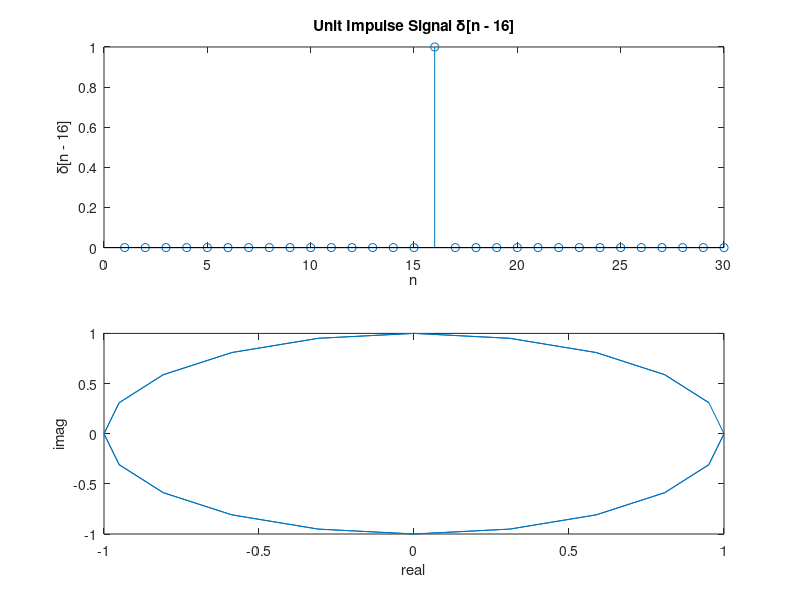
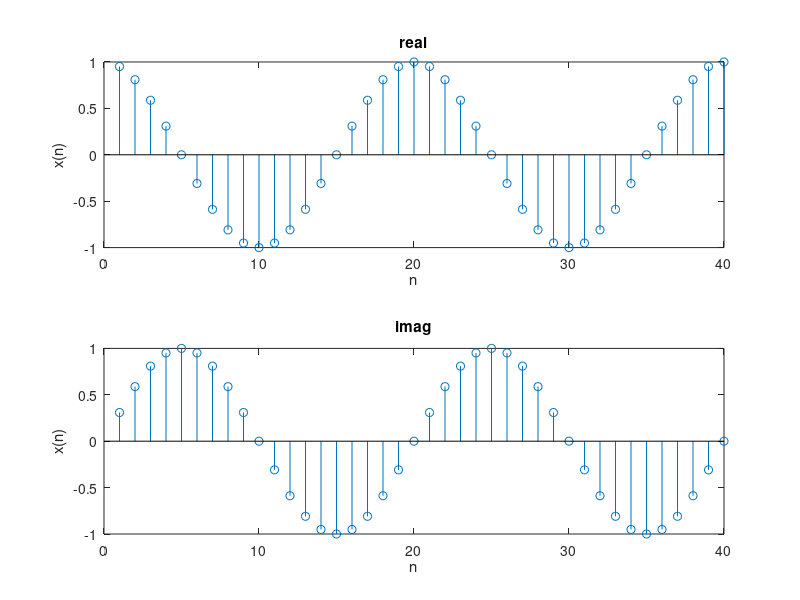
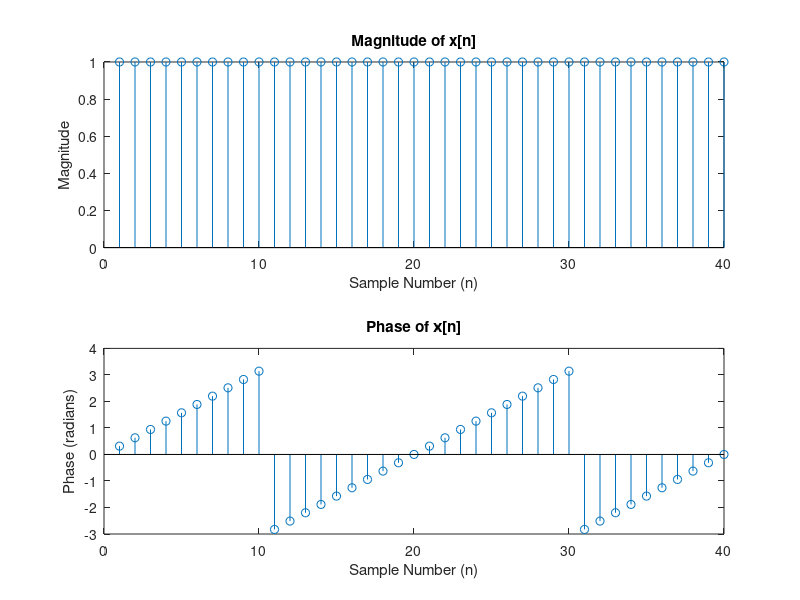

These charts were generated, in order, by the following MATLAB code: (Note: this script raises an error after producing the figures.)
clc, clear, close all
% q1
%t = linspace(0,0.5,50);
t = 0:1/100:0.5;
%t_cont = linspace(0,0.5,1000);
t_cont = 0:1/1000:0.5;
A = 5;
f = [10,25,40,60,40,60];
phi = [0,0,0,0,pi/2,pi/2];
x = zeros(length(f),51);
x_cont = zeros(length(f),length(t_cont));
for i=1:length(f)
    x(i,:) = A*cos(2.*pi.*f(i).*t+ phi(i));
    
    figure(1)
    subplot(2, 3, i);
    stem(t, x(i, :));
    xlabel("n");
    ylabel("x(n)");
    title(sprintf("figure A - A=5 - f=%d - phase=%.2f", f(i), phi(i)));
    
    figure(2)
    subplot(2, 3, i);
    plot(t, x(i, :));
    xlabel("n");
    ylabel("x(n)");
    title(sprintf("figure A - A=5 - f=%d - phase=%.2f", f(i), phi(i)));


    x_cont(i,:) = A*cos(2.*pi.*f(i).*t_cont+ phi(i));
    
    figure(3)
    subplot(2, 3, i);
    plot(t_cont, x_cont(i, :));
    xlabel("n");
    ylabel("x(n)");
    title(sprintf("figure A - A=5 - f=%d - phase=%.2f", f(i), phi(i)));
end

%% q2
clc, clear, close all
% Define the range of samples
n = 1:30;

%a
% Create the unit impulse signal δ[n - 16]
impulse_signal_16 = zeros(size(n)); % Initialize with zeros
impulse_signal_16(n == 16) = 1;     % Set the value to 1 at n = 16

% Create the unit step signal u[n - 12]
step_signal_12 = zeros(size(n)); % Initialize with zeros
step_signal_12(n >= 12) = 1;     % Set the value to 1 for n >= 12

%b
% Create the unit impulse signal u[n - 14]
step_signal_14 = zeros(size(n)); % Initialize with zeros
step_signal_14(n >= 14) = 1;     % Set the value to 1 at n = 14

% Create the unit impulse signal u[n - 15]
step_signal_15 = zeros(size(n)); % Initialize with zeros
step_signal_15(n >= 15) = 1;     % Set the value to 1 at n = 15

% difference sig
new_impulse_x1 = step_signal_14 - step_signal_15;

%c

% Create the unit impulse signal u[n - 9]
step_signal_9 = zeros(size(n)); % Initialize with zeros
step_signal_9(n >= 9) = 1;     % Set the value to 1 at n = 9

% Create the unit impulse signal u[n - 16]
step_signal_16 = zeros(size(n)); % Initialize with zeros
step_signal_16(n >= 16) = 1;     % Set the value to 1 at n = 16

% difference sig
new_impulse_x2 = step_signal_9 - step_signal_16;
x2_width = sum(new_impulse_x2);


% Plot both signals using stem()
figure(1)
subplot(2, 1, 1);
stem(n, impulse_signal_16);
xlabel('n');
ylabel('δ[n - 16]');
title('Unit Impulse Signal δ[n - 16]');

subplot(2, 1, 2);
stem(n, step_signal_12);
xlabel('n');
ylabel('u[n - 12]');
title('Unit Step Signal u[n - 12]');

figure(2)
stem(n,new_impulse_x1)
xlabel('n');
ylabel('δ[n - K]');
title('step signal 14 - step signal 15');

figure(3)
stem(n,new_impulse_x2)
xlabel('n');
ylabel('δ[n - K]');
title('step signal 9 - step signal 16');

%% q3
clc, clear, close all
% note to self
% x=A⋅(cos(wn)+i⋅sin(wn))
% re(x) = A*cos(wn)
% im(x) = A*sin(wn)
n = 1:40;
A = 1;
w = pi/10;
x = A*exp(i*w*n);

figure(1)
plot(real(x),imag(x))
xlabel('real');
ylabel('imag');

figure(2)
subplot(2, 1, 1);
stem(n, real(x));
xlabel('n');
xlabel('n');
ylabel('x(n)');
title('real');

subplot(2, 1, 2);
stem(n, imag(x));
xlabel('n');
xlabel('n');
ylabel('x(n)');
title('imag');

% Calculate the magnitude and phase of x[n]
magnitude = abs(x);
phase = angle(x);

figure(3)
% Create separate stem plots for magnitude and phase
subplot(2, 1, 1);
stem(n, magnitude);
xlabel('Sample Number (n)');
ylabel('Magnitude');
title('Magnitude of x[n]');

subplot(2, 1, 2);
stem(n, phase);
xlabel('Sample Number (n)');
ylabel('Phase (radians)');
title('Phase of x[n]');


%% q4
close all
[y ,fs] = audioread('defineit.wav');

t = (0:length(y) - 1)/fs;

%b
figure(1)
subplot(2,1,1)
plot(t, y);
xlabel ('Time (s)');
ylabel ('Amplitude');
title('Audio wave');

subplot(2,1,2)
histogram(y,50);
xlabel ("Amplitude distribution");
ylabel ("Count of sample");
title("sample distribution before scaling")
%c
%soundsc(y,fs);

y_scaled = (y/max(abs(y)));

%d, e and f
% Define the number of bits
num_bits = 3;

% Define the range of the input signal
input_min = -1;
input_max = 1;

% Calculate the step size
step_size = (input_max - input_min) / (2^num_bits);

% Create a vector of quantization levels
quantization_levels = input_min + step_size/2 : step_size : input_max - step_size/2;

% Read the input signal (replace 'input_signal.wav' with your input signal)
%y = audioread('input_signal.wav');

% Quantize the input signal
y3bits = zeros(size(y));

for i = 1:length(y_scaled)
    % Find the closest quantization level
    [~, index] = min(abs(y_scaled(i) - quantization_levels));
    
    % Assign the quantized value
    y3bits(i) = quantization_levels(index);
end

figure(2)
subplot(3,1,1)
plot(t, y_scaled);
xlabel ('Time (s)');
ylabel ('Amplitude');
title('y_scaled');

subplot(3,1,2)
plot(t, y3bits);
xlabel ('Time (s)');
ylabel ('Amplitude');
title('y3bits');

subplot(3,1,3)
histogram(y3bits,quantization_levels+step_size/2);
xlabel ("Amplitude distribution");
ylabel ("Count of sample");
title ("sample after quantization")

%soundsc(y3bits,fs);


% calculate and display the quantization error
quantization_error = y_scaled - y3bits;
mean_squared_error = mean(quantization_error.^2);
disp(['Mean Squared Error: ', num2str(mean_squared_error)]);

figure(3)
subplot(2,1,1)
plot(t, quantization_error);
xlabel ('Time (s)');
ylabel ('Amplitude');
title('quantization error');

subplot(2,1,2)
histogram(quantization_error,50);
xlabel ("error distribution");
ylabel ("Count of sample");
title("quantization error distribustion")

%soundsc(quantization_error,fs);
%g
y3bits_pclip = zeros(size(y));

y_pclip = y/(max(y)-0.05);
for i = 1:length(y_pclip)
    % Find the closest quantization level
    [~, index] = min(abs(y_pclip(i) - quantization_levels));
    
    % Assign the quantized value
    y3bits_pclip(i) = quantization_levels(index);
end


figure(4)
subplot(3,1,1)
plot(t, y_pclip);
xlabel ('Time (s)');
ylabel ('Amplitude');
title('y_pclip');

subplot(3,1,2)
plot(t, y3bits_pclip);
xlabel ('Time (s)');
ylabel ('Amplitude');
title('y3bits_pclip');

subplot(3,1,3)
histogram(y3bits_pclip,quantization_levels+step_size/2);
xlabel ("Amplitude distribution");
ylabel ("Count of sample");
title ("sample after quantization")

quantization_error_clip = y_pclip - y3bits_pclip;
mean_squared_error = mean(quantization_error_clip.^2);
disp(['Mean Squared Error: ', num2str(mean_squared_error)]);

figure(5)
subplot(2,1,1)
plot(t, quantization_error_clip);
xlabel ('Time (s)');
ylabel ('Amplitude');
title('quantization error');

subplot(2,1,2)
histogram(quantization_error_clip,50);
xlabel ("error distribution");
ylabel ("Count of sample");
title("quantization error distribustion")

%soundsc(quantization_error_clip,fs);